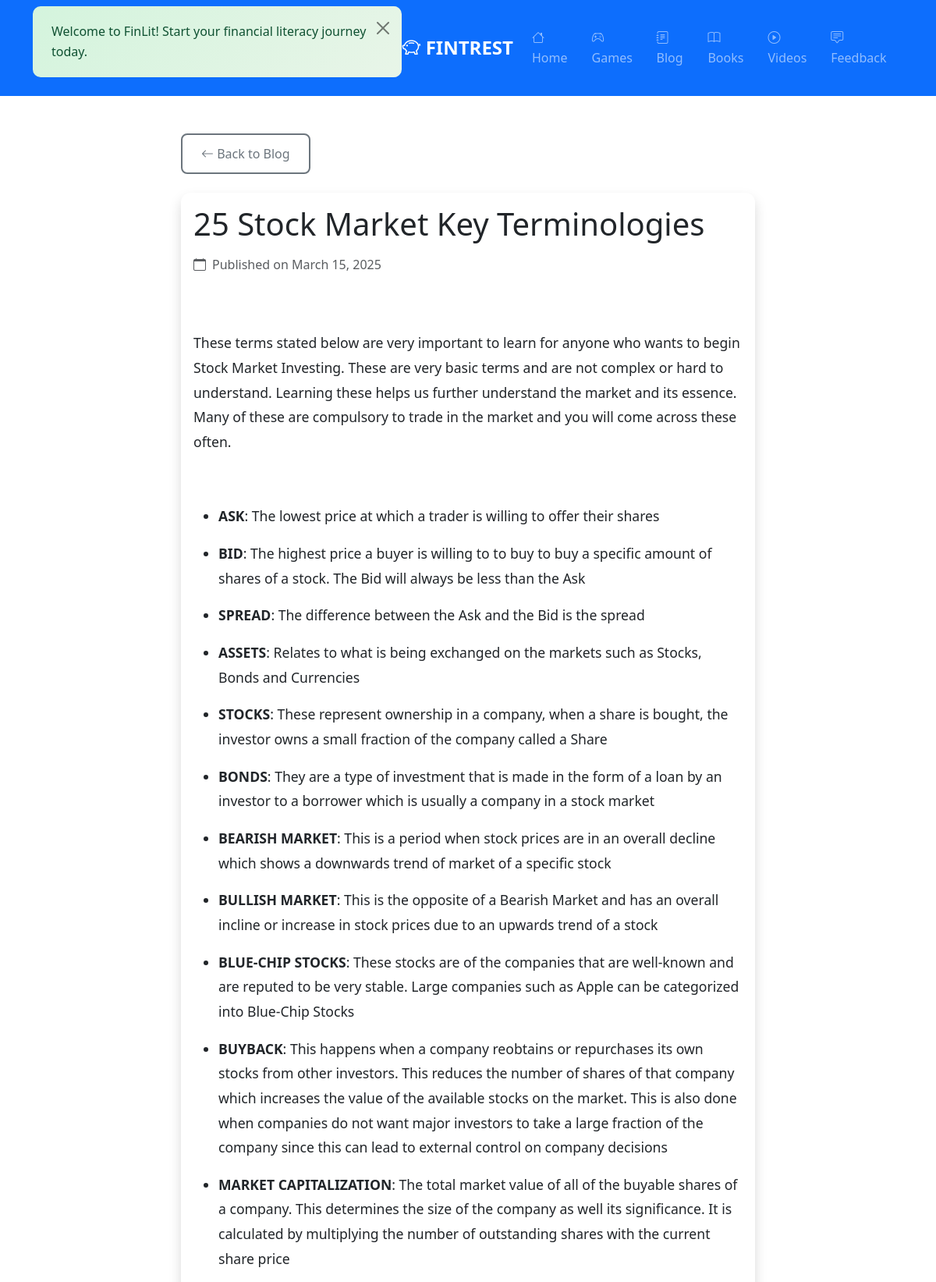
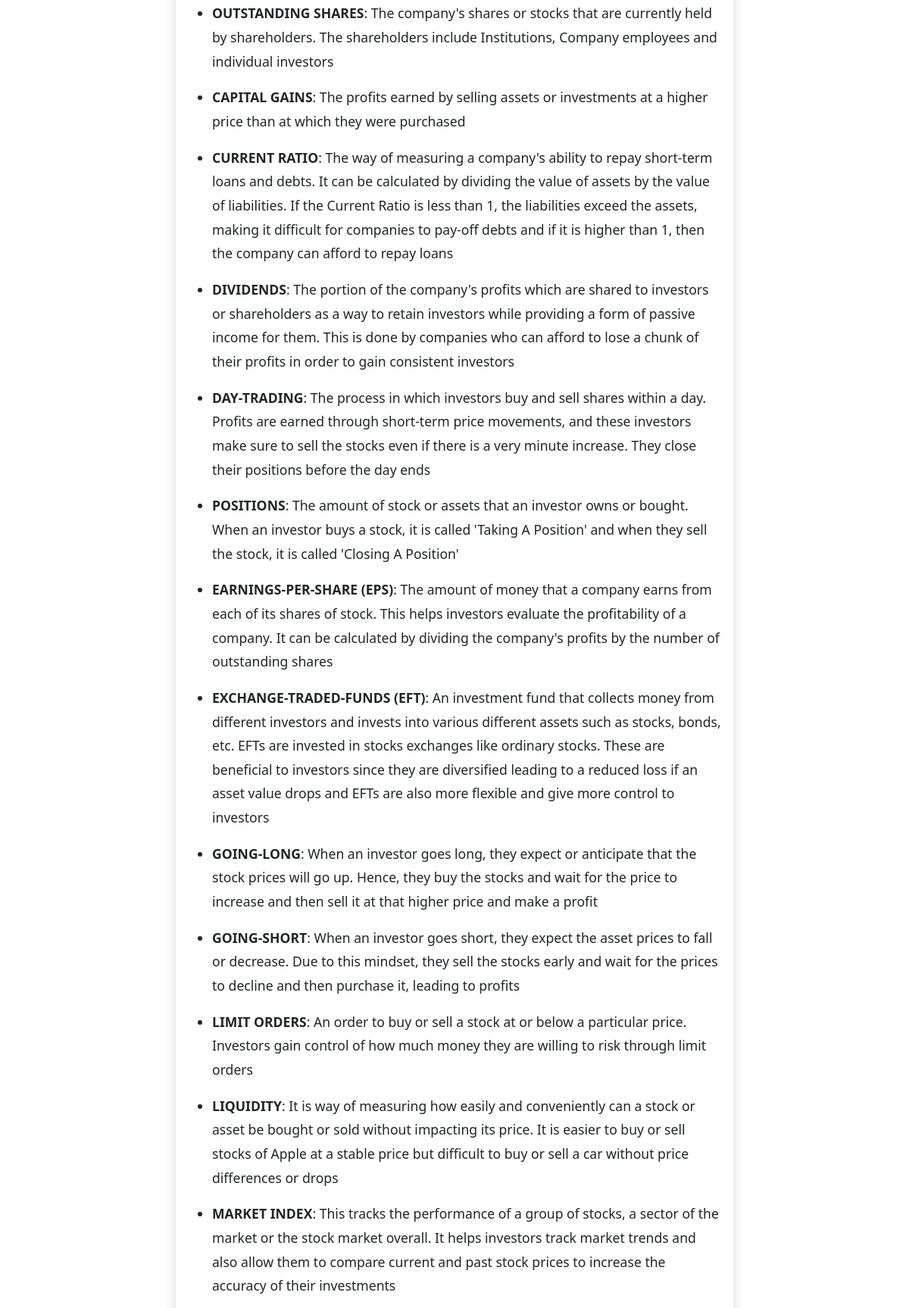
The page /blog/7 (upper part) on the database its author committed (2 pictures, top to bottom).
### app.py (models this page shows, shortened)
class BlogPost(db.Model):
    id = db.Column(db.Integer, primary_key=True)
    title = db.Column(db.String(200), nullable=False)
    content = db.Column(db.Text, nullable=False)
    excerpt = db.Column(db.String(300), nullable=False)
    date_posted = db.Column(db.DateTime, default=datetime.utcnow)

### app.py (the view)
@app.route('/blog/<int:post_id>')
def blog_post(post_id):
    post = BlogPost.query.get_or_404(post_id)
    return render_template('blog_post.html', post=post)

### templates/blog_post.html (shortened to what this page needs)
{% extends "base.html" %}
{% block content %}
<div class="container py-5">
    <div class="row justify-content-center">
        <div class="col-lg-8">
            <div class="mb-4">
                <a href="{{ url_for('blog_list') }}" class="btn btn-outline-secondary">
                    <i class="bi bi-arrow-left"></i> Back to Blog
                </a>
            </div>
            <article class="card shadow">
                <div class="card-body">
                    <header class="mb-4">
                        <h1 class="display-6 mb-3">{{ post.title }}</h1>
                        <div class="d-flex align-items-center text-muted">
                            <i class="bi bi-calendar me-2"></i>
                            <span>Published on {{ post.date_posted.strftime('%B %d, %Y') }}</span>
                        </div>
                    </header>
                    <div class="post-content">
                        {{ post.content | safe }}
                    </div>
                </div>
            </article>
        </div>
    </div>
</div>
{% endblock %}

### static/css/style.css (style rules this page uses)
:root { --primary-color: #0d6efd; --success-color: #198754; --warning-color: #ffc107; --danger-color: #dc3545; --light-color: #f8f9fa; --dark-color: #212529; --gradient-primary: linear-gradient(135deg, #667eea 0%, #764ba2 100%); --gradient-success: linear-gradient(135deg, #4ecdc4 0%, #44a08d 100%); --gradient-warning: linear-gradient(135deg, #f093fb 0%, #f5576c 100%); }
body { font-family: 'Segoe UI', Tahoma, Geneva, Verdana, sans-serif; line-height: 1.6; color: var(--dark-color); background-color: #fff; }
.card { border: none; transition: all 0.3s ease; border-radius: 12px; overflow: hidden; }
.btn { font-weight: 500; border-radius: 8px; padding: 0.75rem 1.5rem; transition: all 0.3s ease; border-width: 2px; }
html { scroll-behavior: smooth; }

### templates/blog_post.html (style rules this page uses)
.post-content { line-height: 1.8; font-size: 1.1rem; }
.post-content ul { padding-left: 2rem; }
.post-content li { margin-bottom: 0.5rem; }

### rows shown on the page
BlogPost: title "25 Stock Market Key Terminologies", date_posted "March 15, 2025", content "These terms stated below are very important to learn for anyone who wants to begin Stock Market Investing. These are very basic terms and are not complex or hard to understand. Learning these helps us further understand the market and its essence. Many of these are compulsory to trade in the market and you will come across these often. ASK : The lowest price at which a trader is willing to offer their shares BID : The highest price a buyer is willing to to buy to buy a specific amount of shares of a stock. The Bid will always be less than the Ask SPREAD : The difference between the Ask and the Bid is the spread ASSETS : Relates to what is being exchanged on the markets such as Stocks, Bonds…"
